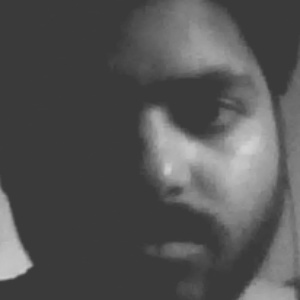
#> input picture faces/nagesh1.jpg, 300 x 300 px
$ python demo3_1.py
#> lines starting #> are read from the running program, lines starting #| are printed output that depends on the picture; after the words box and inside, x2 and y2 are one past the last pixel; in counts of white or black regions, pixels touching at a corner belong together
import cv2
import numpy as np
from os import listdir
import pickle
from os.path import isfile, join
import time

data_path = 'faces/'
onlyfiles = [f for f in listdir(data_path) if isfile(join(data_path, f))]

# Create arrays for training data and labels
Training_Data, Labels = [], []

# Open training images in our datapath
# Create a numpy array for training data
for i, files in enumerate(onlyfiles):
    image_path = data_path + onlyfiles[i]
    images = cv2.imread(image_path, cv2.IMREAD_GRAYSCALE)
#> images is the input picture: shape (300, 300); min 56, max 212, mean 83
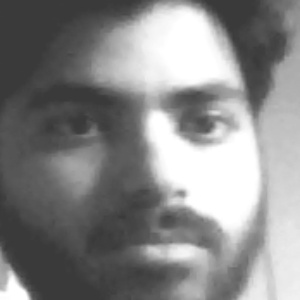
#> input picture faces/nagesh13.jpg, 300 x 300 px, given in place of the camera
#> further down, frame is the input picture: shape (300, 300, 3); min 57, max 255, mean 135.6
    Training_Data.append( np.asarray( images, dtype=np.uint8))
    Labels.append(i)

# Create a numpy array for both training data and labels
Labels = np.asarray(Labels, dtype=np.int32)

# Initialize facial recognizer
model = cv2.face.LBPHFaceRecognizer_create()
# NOTE: For OpenCV 3.0 use cv2.face.createLBPHFaceRecognizer()

model.train(np.asarray(Training_Data), np.asarray(Labels))
print("Model trained sucessefully")


# Load HAAR face classifier
face_classifier = cv2.CascadeClassifier(r'C:/Users/Hp/AppData/Local/Programs/Python/Python37-32/Lib/site-packages/cv2/data/haarcascade_frontalface_default.xml')

# Function to detect face
def face_detector(img, size=0.5):
    # Convert image to grayscale
#> called with size = 0.5
    gray = cv2.cvtColor(img,cv2.COLOR_BGR2GRAY)
    faces = face_classifier.detectMultiScale( gray, 1.3, 5)
#> faces = [[26, 21, 248, 248]]
    # If face not found return blank region
    if faces is ():
        return img, []
    # Obtain Region of face
    for (x,y,w,h) in faces:
        cv2.rectangle(img, (x,y), (x+w,y+h), (0,255,255),2)
        roi = img[y:y+h, x:x+w]
        roi = cv2.resize(roi, (200, 200))
#> this loop made 1 pass
#> pass 1, in face_detector, `roi = img[y:y+h, x:x+w]`:
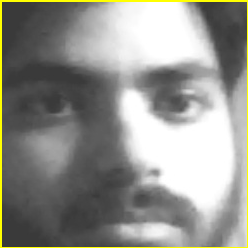
#> roi: shape (248, 248, 3); mean B, G, R 139.7, 145.8, 145.8
#> after the loop:
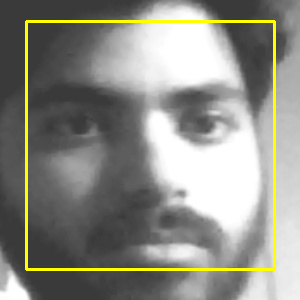
#> img: shape (300, 300, 3); 3.3% of pixels changed, all inside (x1, y1, x2, y2) = (25, 20, 276, 271)
    return img, roi


# Open Webcam
cap = cv2.VideoCapture(0,cv2.CAP_DSHOW)
while True:
    ret, frame = cap.read()
    image, face = face_detector(frame)
    try:
        face = cv2.cvtColor(face, cv2.COLOR_BGR2GRAY)
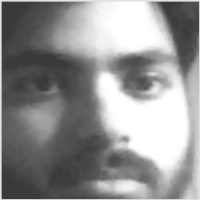
#> face: shape (200, 200); min 57, max 255, mean 145.1
        # Pass face to prediction model
        # "results" comprises of a tuple containing the label and the confidence value
        results = model.predict(face)
#> results = (3, 67.08)
        # Tell about the confidence of user.
        if results[1] < 500:
            confidence = int( 100 * (1 - (results[1])/400) )
#> confidence = 83
            display_string = str(confidence) + '% Confident it is User'
#> display_string = '83% Confident it is User'
        cv2.putText(image, display_string, (100, 120), cv2.FONT_HERSHEY_COMPLEX, 1, (255,120,150), 2)
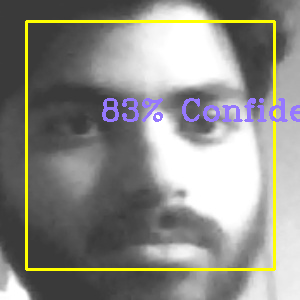
#> image: shape (300, 300, 3); 1.96% of pixels changed, all inside (x1, y1, x2, y2) = (102, 98, 300, 122)
        # If confidence is greater than 90 then the face will be recognized.
        if confidence > 80:
            cv2.putText(image, "Unlocked", (250, 450), cv2.FONT_HERSHEY_COMPLEX, 1, (0,255,0), 2)
            cv2.imshow('Face Recognition', image )
        # If confidence is less than 90 then the face will not be recognized.
        else:
            cv2.putText(image, "Locked", (250, 450), cv2.FONT_HERSHEY_COMPLEX, 1, (0,0,255), 2)
            cv2.imshow('Face Recognition', image )

    except:
        cv2.putText(image, "No Face Found", (220, 120) , cv2.FONT_HERSHEY_COMPLEX, 1, (0,0,255), 2)
        cv2.putText(image, "Locked", (250, 450), cv2.FONT_HERSHEY_COMPLEX, 1, (0,0,255), 2)
        cv2.imshow('Face Recognition', image )
        pass
    # Breaks loop when enter is pressed
    if cv2.waitKey(1) == 13: #13 is the Enter Key ascii value
#> (key Esc is pressed here)
        break

# Release and destroyAllWindows
cap.release()
cv2.destroyAllWindows()
